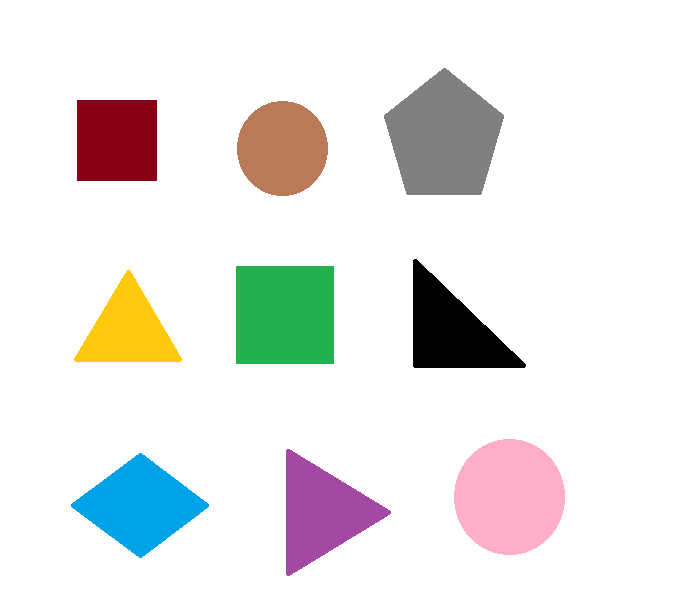
#> input picture images/i3.png, 679 x 610 px, found by its file name
$ python 0117_1.py
#> lines starting #> are read from the running program, lines starting #| are printed output that depends on the picture; after the words box and inside, x2 and y2 are one past the last pixel; in counts of white or black regions, pixels touching at a corner belong together
import cv2 as cv

img = cv.imread('images\\i3.png')
#> img is the input picture: shape (610, 679, 3); mean B, G, R 230.8, 232.3, 233.4

imgContour = img.copy() # 複製圖片

# 1 - 轉成灰階 (因為在檢測輪廓上不需要用到顏色)
img = cv.cvtColor(img, cv.COLOR_BGR2GRAY)
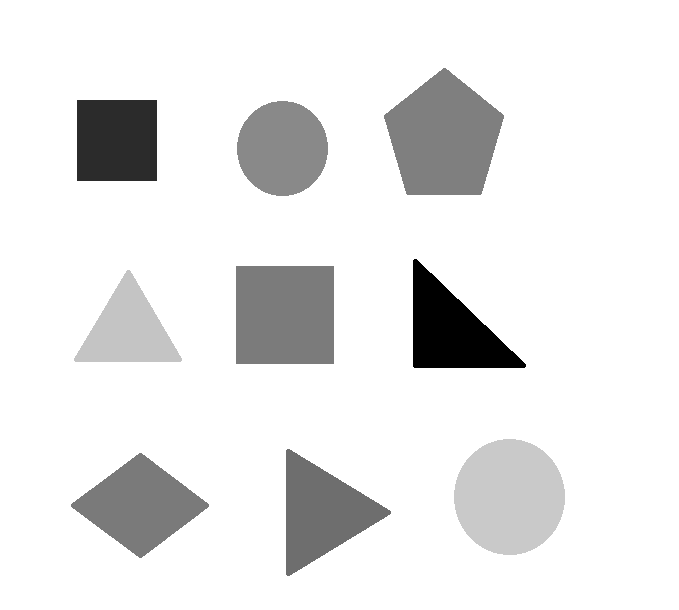
#> img: shape (610, 679); min 0, max 255, mean 232.4

# 2 - 檢測圖片的邊緣 (依狀況調整參數)
canny = cv.Canny(img, 150, 200)
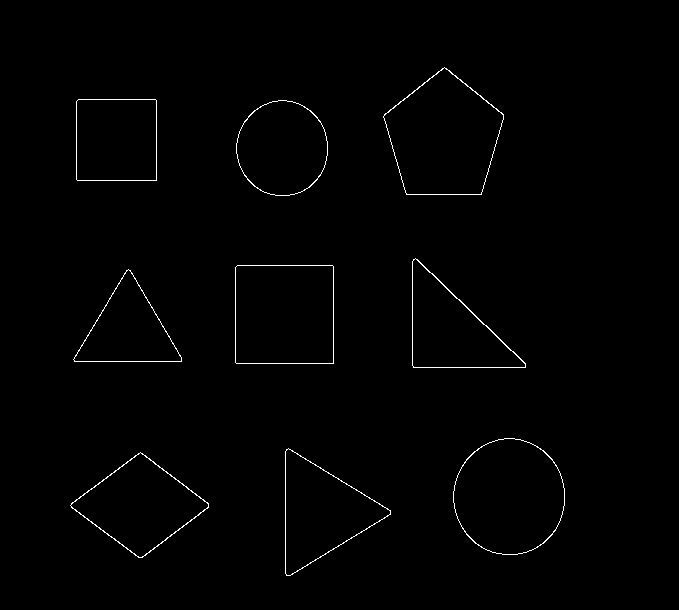
#> canny: shape (610, 679); 0.81% white in thin lines or dots, all inside (x1, y1, x2, y2) = (70, 67, 565, 576)

# 3 - 偵測圖片的輪廓
contours, hierarchy = cv.findContours(canny,cv.RETR_EXTERNAL,cv.CHAIN_APPROX_NONE) # (圖片，找外輪廓，不做壓縮)
#> contours = 9 contours; largest, box (x1, y1, x2, y2) and area: (383, 67, 504, 195) 10672, (453, 438, 565, 555) 10124, (235, 265, 334, 364) 9601, (70, 452, 209, 558) 7567, (285, 448, 391, 576) 7097
'''
.findContours
(參數1: 要偵測的圖片
參數2: 要使用的模式，例如找外輪廓、內輪廓，或是內外都要
參數3: 要使用的近似方法，可以壓縮水平或垂直的輪廓點。)

結果會回傳兩個值
-1 輪廓
-2 階層 (這邊用不到)
'''

# 4 - 利用 for 迴圈去跑輪廓
for cnt in contours:
    # 4-1 印出輪廓點(這些點連起來就是輪廓)
    #print(cnt)

    # 4-2 畫出輪廓
    cv.drawContours(imgContour, cnt, -1, (255,0,0), 4)
    '''
    .drawContours
    (參數1: 要畫在什麼圖形上
    參數2: 要畫的輪廓
    參數3: 要畫第幾個輪廓，-1是指全畫
    參數4: 要用什麼顏色畫
    參數5: 畫的線條粗度)
    '''

    # 4-3-1 得到輪廓面積
    #print(cv.contourArea(cnt))
    area = cv.contourArea(cnt)
    '''
    如果看到面積是0，那點可能是個雜訊，直接可以忽略不理
    '''

    # 4-3-2 利用面積大小去過濾圖形
    if (area > 300):

        # 4-4 取得輪廓的邊長 (外框總長)
        #print(cv.arcLength(cnt, True))
        peri = cv.arcLength(cnt, True)
        '''
        .arcLength
        (參數1: 輪廓
        參數2: 填入輪廓是否為閉合，使用布林值)

        如果看到邊長是0，那點可能是個雜訊(噪點)，直接可以忽略不理
        '''

        # 4-5 用多邊形近似輪廓
        vertices = cv.approxPolyDP(cnt, peri*0.02, True)
        #print(len(vertices))
        corners = len(vertices) # 儲存頂點數目
        '''
        .approxPolyDP 會回傳多邊形的頂點，算出來頂點特多的可能就是圓形
        (參數1: 要近似的輪廓
        參數2: 近似值，值越大邊越多，值越小邊越少。值要自行調整到合適的
        參數3: 填入輪廓是否為閉合，使用布林值)
        '''

        # 4-5-1 將圖形用方框框出
        x, y, w, h = cv.boundingRect(vertices)
        '''
        .boundingRect 回傳四個值 -> (左上x，左上y，方框寬，方框高)
        '''

        cv.rectangle(imgContour, (x, y), (x+w, y+h), (0, 255, 0), 4)
        '''
        .rectangle (要畫的圖片，方框左上座標，方框右下座標，框線顏色，框線粗細)
        '''

        # 4-6 圖形依形狀分類並做標記
        if (corners == 3):
            cv.putText(imgContour, 'triangle', (x, y-5), cv.FONT_HERSHEY_SIMPLEX, 1, (0, 0, 255), 2)
        elif (corners == 4):
            cv.putText(imgContour, 'rectangle', (x, y-5), cv.FONT_HERSHEY_SIMPLEX, 1, (0, 0, 255), 2)
        elif (corners ==5):
            cv.putText(imgContour, 'pentagon', (x, y-5), cv.FONT_HERSHEY_SIMPLEX, 1, (0, 0, 255), 2)
        else:
            cv.putText(imgContour, 'circle', (x, y-5), cv.FONT_HERSHEY_SIMPLEX, 1, (0, 0, 255), 2)
        '''
        .putText (要畫的圖片，要寫的字，字的起始座標，字型，文字大小，字的顏色，文字粗度)
        '''
#> this loop made 9 passes
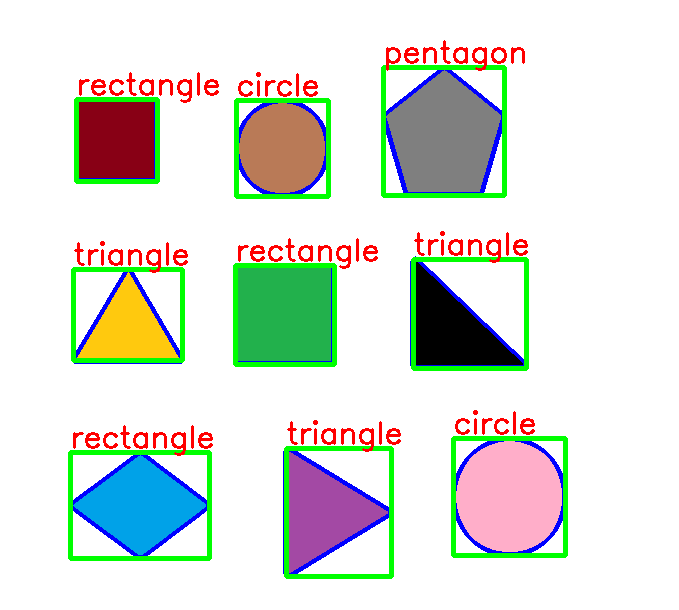
#> imgContour: shape (610, 679, 3); 8.37% of pixels changed, all inside (x1, y1, x2, y2) = (68, 40, 568, 579)


cv.imshow('img', img)
cv.imshow('canny', canny)
cv.imshow('imgContour', imgContour)
cv.waitKey(0)

cv.imwrite('images\\img0117-1.png',img)
cv.imwrite('images\\img0117-2.png',canny)
cv.imwrite('images\\img0117-3.png',imgContour)
